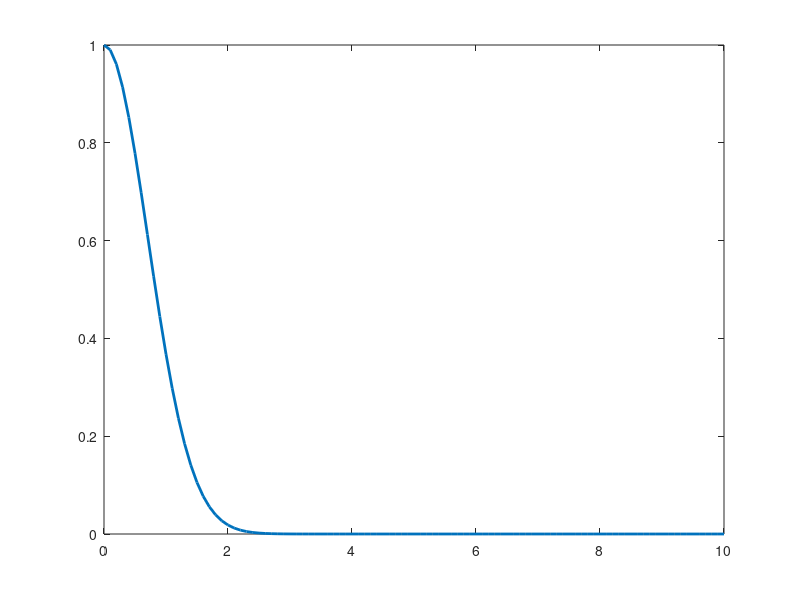

Source code (MATLAB): (Note: this script raises an error after producing the figure.)
clear
clc
% Example script 1 for numerical integration
%Function : 
%               f(x) = exp(-x^2)

%% plotting the function
x = [0:0.1:10];
fx = exp(-x.^2);
plot(x,fx,'LineWidth',2)
ax = gca;
ax.FontSize = 14;
xlabel('x','FontSize',16);
xlabel('f(x)','FontSize',16);

%% Method 1 : using integral
fun = @(x) exp(-x.^2);
integ1 = integral(fun,0,10)

%% Method 2 : Trapezoidal Integration
integ2 = trapz(x,fx)